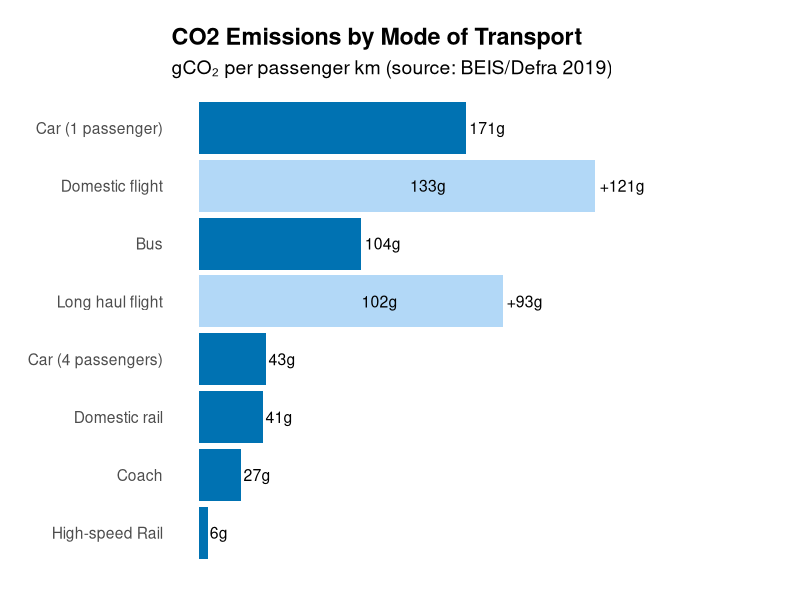
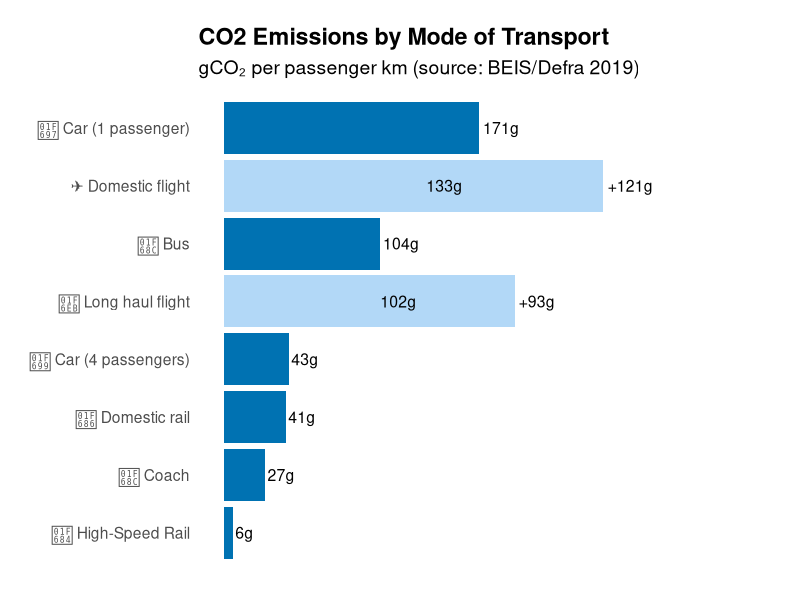
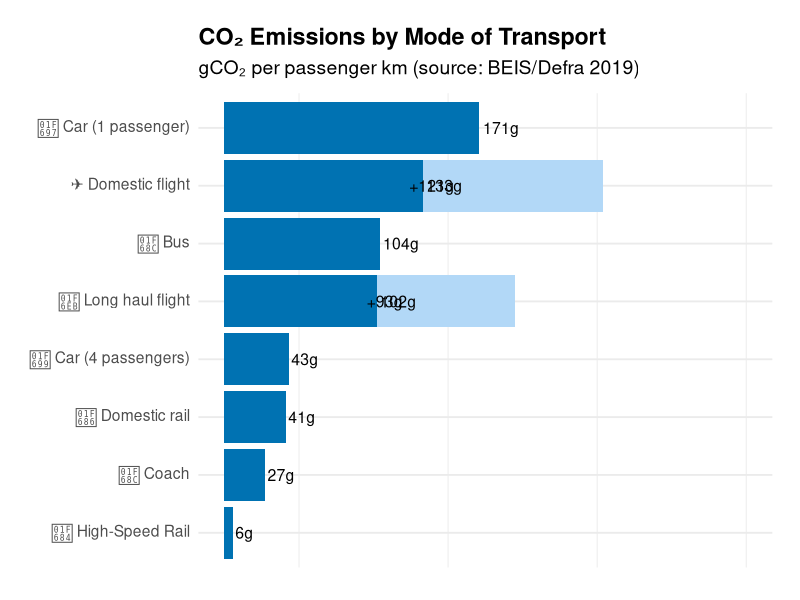
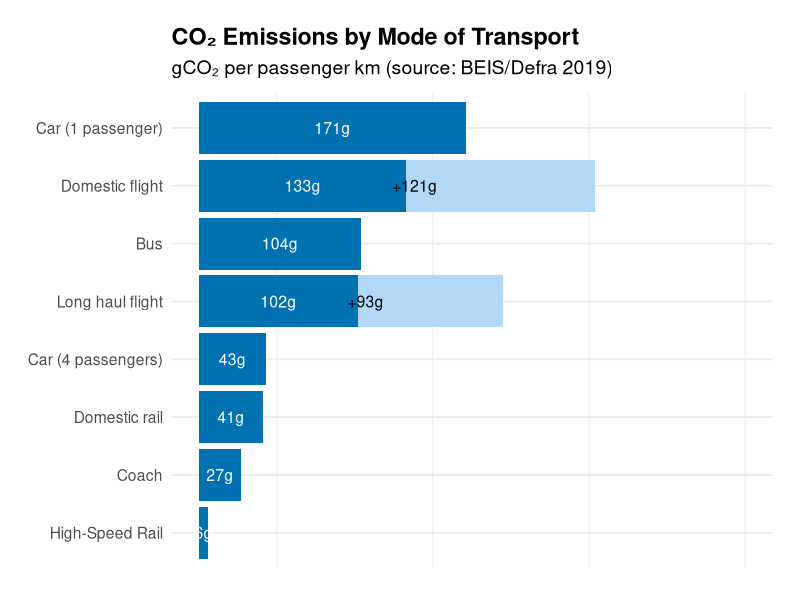
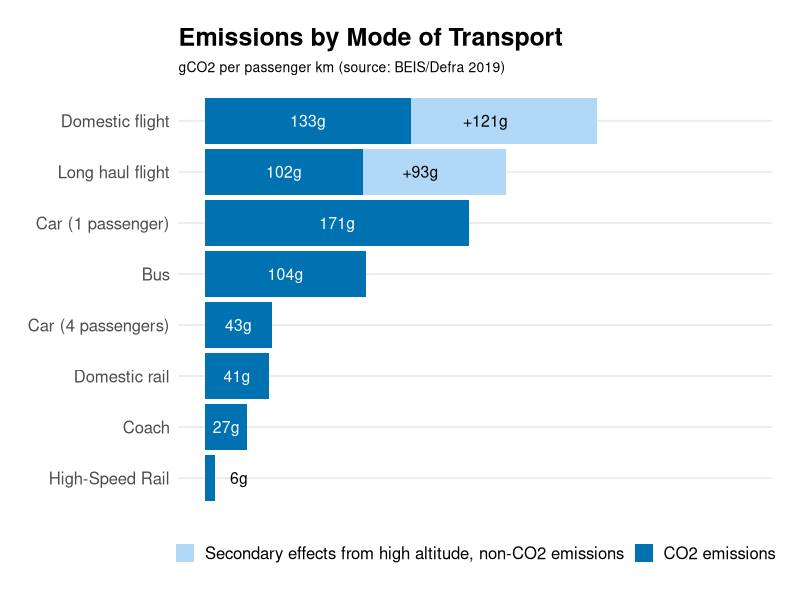
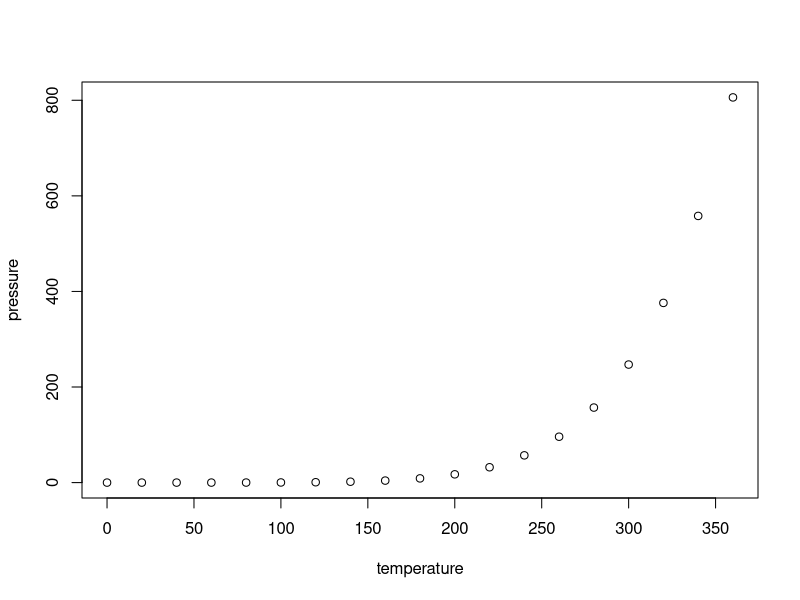

Recreate these plots in R, in order.
## ---- chunk 1
library(tibble)
library(tidyverse)

emissions_data <- tibble(
  Mode = c(
    "Domestic flight",
    "Long haul flight",
    "Car (1 passenger)",
    "Bus",
    "Car (4 passengers)",
    "Domestic rail",
    "Coach",
    "High-speed Rail"
  ),
  Emissions_gCO2_per_km = c(
    133, 102, 171, 104, 43, 41, 27, 6
  ),
  Additional_Emissions_gCO2_per_km = c(
    121, 93, NA, NA, NA, NA, NA, NA
  )
)


# Arrange modes by emissions for nice ordering
emissions_data <- emissions_data %>%
  mutate(Mode = fct_reorder(Mode, Emissions_gCO2_per_km))

# Plot
ggplot(emissions_data, aes(x = Emissions_gCO2_per_km, y = Mode)) +
  geom_col(fill = "#0072B2") +  # Main bars (dark blue)
  geom_col(aes(x = Emissions_gCO2_per_km + Additional_Emissions_gCO2_per_km),
           fill = "#B2D8F7") +  # Additional emissions (light blue)
  geom_text(aes(label = paste0(Emissions_gCO2_per_km, "g")),
            hjust = -0.1, color = "black", size = 4) +  # Labels on dark blue bars
  geom_text(aes(x = Emissions_gCO2_per_km + Additional_Emissions_gCO2_per_km, 
                label = ifelse(!is.na(Additional_Emissions_gCO2_per_km),
                               paste0("+", Additional_Emissions_gCO2_per_km, "g"), "")),
            hjust = -0.1, color = "black", size = 4) +  # Labels on light blue parts
  labs(
    title = "CO2 Emissions by Mode of Transport",
    subtitle = "gCO₂ per passenger km (source: BEIS/Defra 2019)",
    x = NULL,
    y = NULL
  ) +
  theme_minimal(base_size = 14) +
  theme(
    plot.title = element_text(face = "bold"),
    plot.subtitle = element_text(margin = margin(b = 10)),
    axis.text.x = element_blank(),
    axis.ticks.x = element_blank(),
    panel.grid = element_blank(),
    plot.margin = margin(20, 20, 20, 20)
  ) +
  xlim(0, 350)  # Extend x-axis so text fits




# here we look at the data with logos 

library(tidyverse)

# New tibble with emojis
emissions_data <- tibble(
  Mode = c(
    "✈️ Domestic flight",
    "🛫 Long haul flight",
    "🚗 Car (1 passenger)",
    "🚌 Bus",
    "🚙 Car (4 passengers)",
    "🚆 Domestic rail",
    "🚌 Coach",
    "🚄 High-Speed Rail"
  ),
  Emissions_gCO2_per_km = c(
    133, 102, 171, 104, 43, 41, 27, 6
  ),
  Additional_Emissions_gCO2_per_km = c(
    121, 93, NA, NA, NA, NA, NA, NA
  )
)

# Reorder for plotting
emissions_data <- emissions_data %>%
  mutate(Mode = fct_reorder(Mode, Emissions_gCO2_per_km))

# Plot
ggplot(emissions_data, aes(x = Emissions_gCO2_per_km, y = Mode)) +
  geom_col(fill = "#0072B2") +
  geom_col(aes(x = Emissions_gCO2_per_km + Additional_Emissions_gCO2_per_km),
           fill = "#B2D8F7") +
  geom_text(aes(label = paste0(Emissions_gCO2_per_km, "g")),
            hjust = -0.1, color = "black", size = 4) +
  geom_text(aes(x = Emissions_gCO2_per_km + Additional_Emissions_gCO2_per_km, 
                label = ifelse(!is.na(Additional_Emissions_gCO2_per_km),
                               paste0("+", Additional_Emissions_gCO2_per_km, "g"), "")),
            hjust = -0.1, color = "black", size = 4) +
  labs(
    title = "CO2 Emissions by Mode of Transport",
    subtitle = "gCO₂ per passenger km (source: BEIS/Defra 2019)",
    x = NULL,
    y = NULL
  ) +
  theme_minimal(base_size = 14) +
  theme(
    plot.title = element_text(face = "bold"),
    plot.subtitle = element_text(margin = margin(b = 10)),
    axis.text.x = element_blank(),
    axis.ticks.x = element_blank(),
    panel.grid = element_blank(),
    plot.margin = margin(20, 20, 20, 20)
  ) +
  xlim(0, 350)



 # another go 

library(tidyverse)
library(ggtext)

# 1. Original data
emissions_data <- tibble(
  Mode = c(
    "Domestic flight",
    "Long haul flight",
    "Car (1 passenger)",
    "Bus",
    "Car (4 passengers)",
    "Domestic rail",
    "Coach",
    "High-Speed Rail "
  ),
  Icon = c(
    "✈️", "🛫", "🚗", "🚌", "🚙", "🚆", "🚌", "🚄"
  ),
  Emissions_gCO2_per_km = c(
    133, 102, 171, 104, 43, 41, 27, 6
  ),
  Additional_Emissions_gCO2_per_km = c(
    121, 93, 0, 0, 0, 0, 0, 0
  )
)

# 2. Combine labels early and reorder
emissions_data <- emissions_data %>%
  mutate(
    Mode_Label = paste0(Icon, " ", Mode),
    Mode_Label = fct_reorder(Mode_Label, Emissions_gCO2_per_km)
  )

# 3. Pivot longer
emissions_long <- emissions_data %>%
  pivot_longer(
    cols = c(Emissions_gCO2_per_km, Additional_Emissions_gCO2_per_km),
    names_to = "Type",
    values_to = "Value"
  ) %>%
  mutate(Type = recode(Type,
                       "Emissions_gCO2_per_km" = "Base emissions",
                       "Additional_Emissions_gCO2_per_km" = "Additional emissions"))

# 4. Plot
ggplot(emissions_long, aes(x = Value, y = Mode_Label, fill = Type)) +
  geom_col(position = "stack") +
  scale_fill_manual(values = c("Base emissions" = "#0072B2", "Additional emissions" = "#B2D8F7")) +
  geom_text(data = emissions_long %>% filter(Type == "Base emissions"),
            aes(label = paste0(Value, "g")),
            hjust = -0.1, size = 4, color = "black") +
  geom_text(data = emissions_long %>% filter(Type == "Additional emissions" & Value > 0),
            aes(label = paste0("+", Value, "g")),
            hjust = -0.1, size = 4, color = "black") +
  labs(
    title = "CO₂ Emissions by Mode of Transport",
    subtitle = "gCO₂ per passenger km (source: BEIS/Defra 2019)",
    x = NULL,
    y = NULL,
    fill = NULL
  ) +
  theme_minimal(base_size = 14) +
  theme(
    plot.title = element_text(face = "bold"),
    plot.subtitle = element_text(margin = margin(b = 10)),
    axis.text.x = element_blank(),
    axis.ticks.x = element_blank(),
    panel.grid.major.x = element_blank(),
    axis.text.y = element_markdown(),  # enables emoji labels
    legend.position = "none",
    plot.margin = margin(20, 20, 20, 20)
  ) +
  xlim(0, 350)


# another go 

library(tidyverse)

# Clean tibble WITHOUT emojis
emissions_data <- tibble(
  Mode = c(
    "Domestic flight",
    "Long haul flight",
    "Car (1 passenger)",
    "Bus",
    "Car (4 passengers)",
    "Domestic rail",
    "Coach",
    "High-Speed Rail"
  ),
  Emissions_gCO2_per_km = c(
    133, 102, 171, 104, 43, 41, 27, 6
  ),
  Additional_Emissions_gCO2_per_km = c(
    121, 93, 0, 0, 0, 0, 0, 0
  )
)

# Reorder properly
emissions_data <- emissions_data %>%
  mutate(Mode = fct_reorder(Mode, Emissions_gCO2_per_km))

# Pivot longer
emissions_long <- emissions_data %>%
  pivot_longer(
    cols = c(Emissions_gCO2_per_km, Additional_Emissions_gCO2_per_km),
    names_to = "Type",
    values_to = "Value"
  ) %>%
  mutate(Type = recode(Type,
                       "Emissions_gCO2_per_km" = "Base emissions",
                       "Additional_Emissions_gCO2_per_km" = "Additional emissions"))

# Plot
ggplot(emissions_long, aes(x = Value, y = Mode, fill = Type)) +
  geom_col(position = "stack") +
  scale_fill_manual(values = c("Base emissions" = "#0072B2", "Additional emissions" = "#B2D8F7")) +
  
  # Add labels for base emissions
  geom_text(data = emissions_long %>% filter(Type == "Base emissions"),
            aes(label = paste0(Value, "g")),
            position = position_stack(vjust = 0.5),  # CENTER the text inside the dark blue bars
            color = "white", size = 4) +
  
  # Add labels for additional emissions
  geom_text(data = emissions_long %>% filter(Type == "Additional emissions" & Value > 0),
            aes(label = paste0("+", Value, "g")),
            hjust = -0.1,
            color = "black", size = 4,
            position = position_stack(vjust = 1)) +  # put the extra number just outside
  labs(
    title = "CO₂ Emissions by Mode of Transport",
    subtitle = "gCO₂ per passenger km (source: BEIS/Defra 2019)",
    x = NULL,
    y = NULL,
    fill = NULL
  ) +
  theme_minimal(base_size = 14) +
  theme(
    plot.title = element_text(face = "bold"),
    plot.subtitle = element_text(margin = margin(b = 10)),
    axis.text.x = element_blank(),
    axis.ticks.x = element_blank(),
    panel.grid.major.x = element_blank(),
    legend.position = "none",
    plot.margin = margin(20, 20, 20, 20)
  ) +
  xlim(0, 350)  # enough space for the labels outside



# and another go

library(tidyverse)

# 1. Create the data
emissions_data <- tibble(
  Mode = c(
    "Domestic flight",
    "Long haul flight",
    "Car (1 passenger)",
    "Bus",
    "Car (4 passengers)",
    "Domestic rail",
    "Coach",
    "High-Speed Rail"
  ),
  Emissions_gCO2_per_km = c(133, 102, 171, 104, 43, 41, 27, 6),
  Additional_Emissions_gCO2_per_km = c(121, 93, 0, 0, 0, 0, 0, 0)
)

# 2. Reorder manually and reverse for correct ggplot stacking
emissions_data <- emissions_data %>%
  mutate(
    Mode = factor(Mode, levels = rev(c(
      "Domestic flight",
      "Long haul flight",
      "Car (1 passenger)",
      "Bus",
      "Car (4 passengers)",
      "Domestic rail",
      "Coach",
      "High-Speed Rail"
    )))
  )

# 3. Pivot longer
emissions_long <- emissions_data %>%
  pivot_longer(
    cols = c(Emissions_gCO2_per_km, Additional_Emissions_gCO2_per_km),
    names_to = "Type",
    values_to = "Value"
  ) %>%
  mutate(Type = recode(Type,
    "Emissions_gCO2_per_km" = "Base emissions",
    "Additional_Emissions_gCO2_per_km" = "Additional emissions"
  ))

# 4. Plot
ggplot(emissions_long, aes(x = Value, y = Mode, fill = Type)) +
  geom_col(position = "stack") +
  
  scale_fill_manual(
    values = c(
      "Base emissions" = "#0072B2",
      "Additional emissions" = "#B2D8F7"
    ),
    labels = c(
      "Base emissions" = "CO2 emissions",
      "Additional emissions" = "Secondary effects from high altitude, non-CO2 emissions"
    ),
    name = NULL
  ) +

  # Only center dark blue bar labels, excluding High-Speed Rail
  geom_text(data = emissions_long %>% 
              filter(Type == "Base emissions" & Mode != "High-Speed Rail"),
            aes(label = paste0(Value, "g")),
            position = position_stack(vjust = 0.5),
            color = "white", size = 4) +

  # Place light blue bar labels (+121g, +93g) slightly above
  geom_text(data = emissions_long %>% 
              filter(Type == "Additional emissions" & Value > 0),
            aes(label = paste0("+", Value, "g")),
            position = position_stack(vjust = 1.5),   # <-- your original vjust = 1.5
            color = "black", size = 4) +

  # Move High-Speed Rail (tiny bar) label outside
  geom_text(data = emissions_long %>% 
              filter(Mode == "High-Speed Rail" & Type == "Base emissions"),
            aes(x = Value + 10, label = paste0(Value, "g")),
            color = "black", size = 4, hjust = 0) +

  labs(
    title = "Emissions by Mode of Transport",
    subtitle = "gCO2 per passenger km (source: BEIS/Defra 2019)",
    x = NULL,
    y = NULL,
    fill = NULL
  ) +
  
  theme_minimal(base_size = 14) +
  theme(
    plot.title = element_text(size = 18, face = "bold"),
    plot.subtitle = element_text(size = 10, margin = margin(b = 10)),
    axis.text.x = element_blank(),
    axis.text.y = element_text(size = 12),
    axis.ticks.x = element_blank(),
    panel.grid.major.x = element_blank(),
    panel.grid.minor = element_blank(),
    legend.position = "bottom",              # << BBC style legend at bottom
    legend.direction = "horizontal",          # << horizontal layout
    legend.text = element_text(size = 12),
    legend.key.size = unit(1, "lines"),
    plot.margin = margin(20, 20, 20, 20)
  ) +
  
  xlim(0, 350)



## ---- chunk 2
knitr::opts_chunk$set(echo = TRUE)
## ---- chunk 3
summary(cars)
## ---- chunk 4
plot(pressure)
